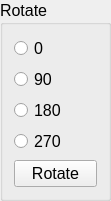
   <widget class="QGroupBox" name="groupBox_3">
    <property name="geometry">
     <rect>
      <x>510</x>
      <y>150</y>
      <width>111</width>
      <height>201</height>
     </rect>
    </property>
    <property name="font">
     <font>
      <pointsize>12</pointsize>
     </font>
    </property>
    <property name="title">
     <string>Rotate</string>
    </property>
    <layout class="QVBoxLayout" name="verticalLayout_3">
     <item>
      <widget class="QRadioButton" name="rotate0deg">
       <property name="font">
        <font>
         <pointsize>12</pointsize>
        </font>
       </property>
       <property name="text">
        <string>0 </string>
       </property>
      </widget>
     </item>
     <item>
      <widget class="QRadioButton" name="rotate90deg">
       <property name="font">
        <font>
         <pointsize>12</pointsize>
        </font>
       </property>
       <property name="text">
        <string>90</string>
       </property>
      </widget>
     </item>
     <item>
      <widget class="QRadioButton" name="rotate180deg">
       <property name="font">
        <font>
         <pointsize>12</pointsize>
        </font>
       </property>
       <property name="text">
        <string>180</string>
       </property>
      </widget>
     </item>
     <item>
      <widget class="QRadioButton" name="rotate270deg">
       <property name="font">
        <font>
         <pointsize>12</pointsize>
        </font>
       </property>
       <property name="text">
        <string>270</string>
       </property>
      </widget>
     </item>
     <item>
      <widget class="QPushButton" name="rotate">
       <property name="font">
        <font>
         <pointsize>12</pointsize>
        </font>
       </property>
       <property name="text">
        <string>Rotate</string>
       </property>
      </widget>
     </item>
    </layout>
   </widget>
